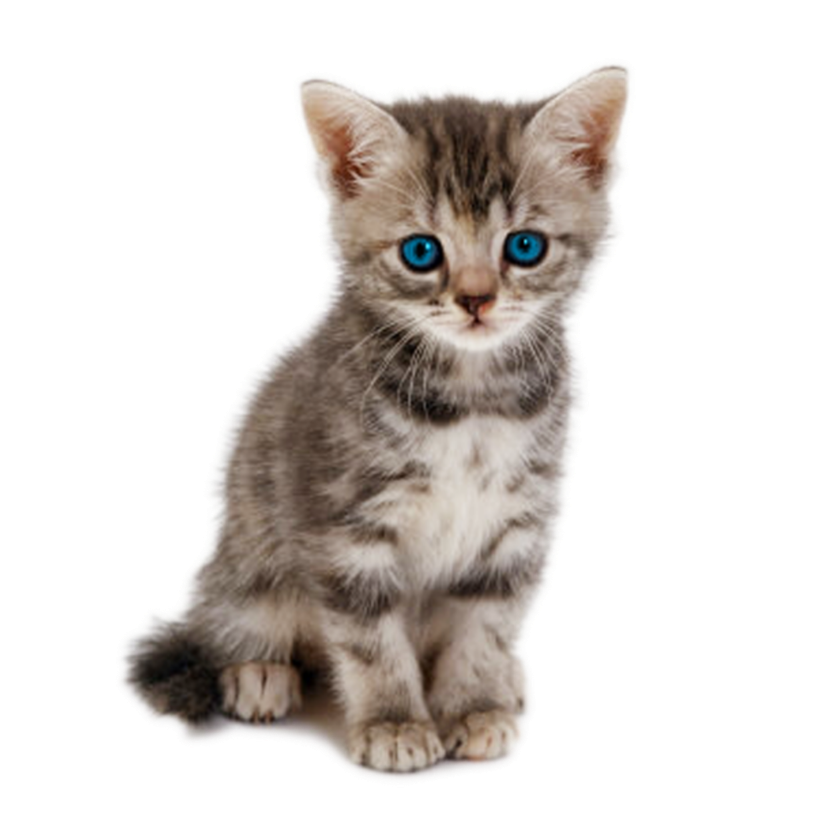
#> input picture cat.png, 840 x 840 px, shrunk from 2097 x 2097 before the run
$ python stegan.py
#> lines starting #> are read from the running program, lines starting #| are printed output that depends on the picture
from PIL import Image

original = Image.open("cat.png")
#> original is the input picture: PIL image 840x840 RGBA; mean R, G, B, A 51.7, 46.8, 43.3, 78.7
width, height = original.size
#> width = 840; height = 840

steg = Image.new("RGB", (width, height))
#> steg: PIL image 840x840 RGB; every value is 0
bits = [1, 0, 0, 1, 1]

for i in range(width):
    for j in range(height):

        idx = 0
        r, g, b, a = original.getpixel((i, j))

        if bits[idx] == 0:
            r &= 254
        else:
            r |= 1

        steg.putpixel((i, j), (r, g, b, a))

        if idx < len(bits):
            idx += 1
        else:
            continue
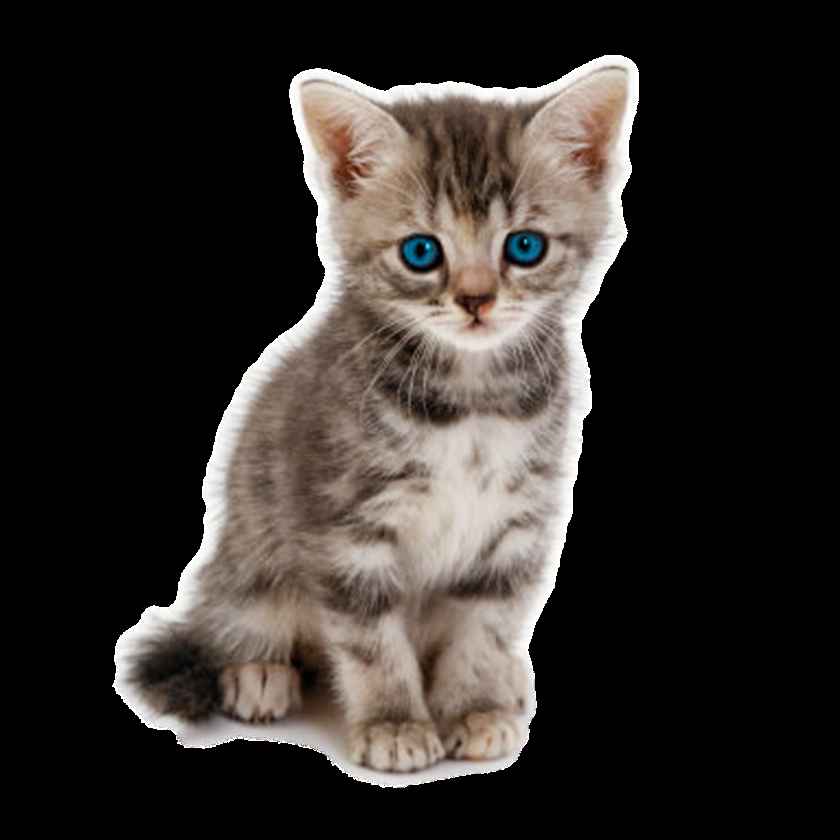
#> steg: PIL image 840x840 RGB; mean R, G, B 52.5, 46.8, 43.3
steg.save("cat_withmessage.png")
